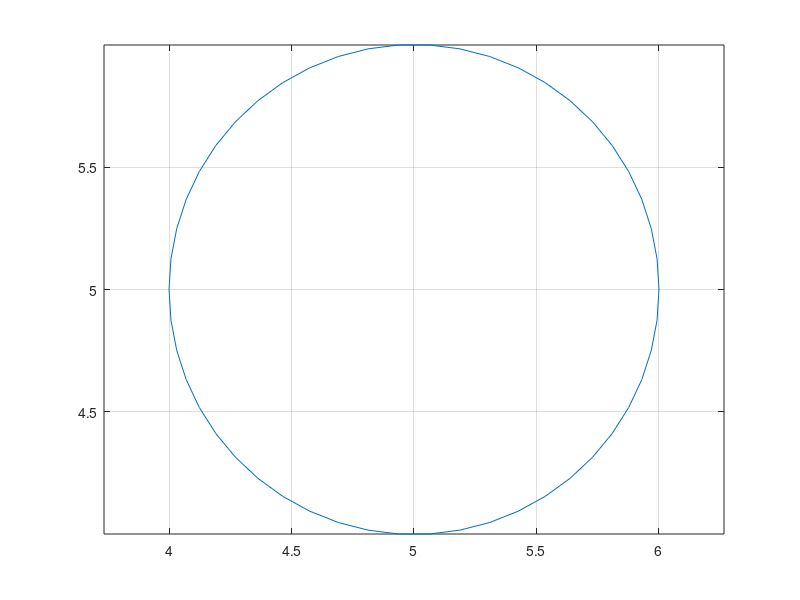

The MATLAB source for this figure:
% PlotCircle_2.m:   Plot a circle of radius 1 with specified center
%       Drawn 'circle' is approximated by lines drawn between 50 points
% Input: x and y coordinates specifying center of circle

cx = input('Enter x coordinate of circle center: ');
cy = input('Enter y coordinate of circle center: ');

n = 50;                           % 50 point approximation
R = 1;                            % Unit radius
angle = 0:2*pi/n:2*pi;            % vector of angles at which points are drawn

x = cx+R*cos(angle);  y = cy+R*sin(angle); % Coordinates of circle
plot(x,y);                                 % Plot the circle

axis equal;
grid on;